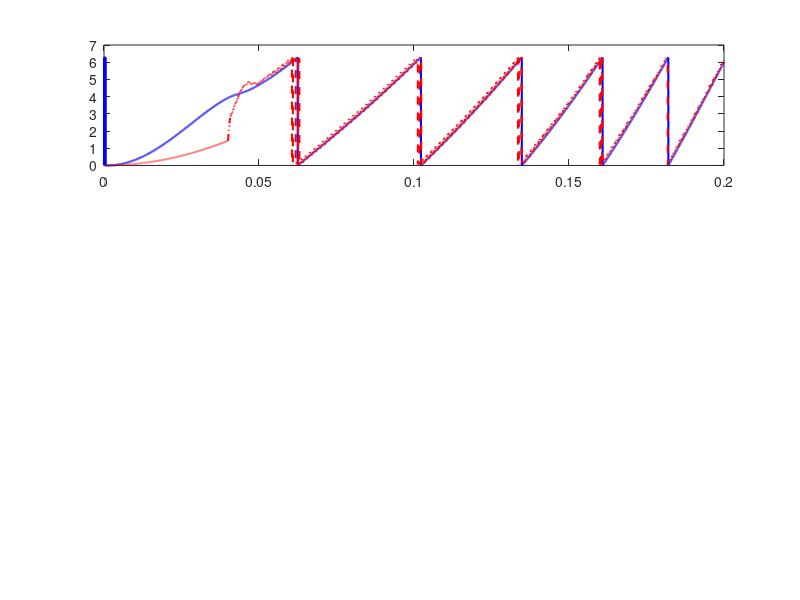

Write the MATLAB code that produced this figure. (Note: this script raises an error after producing the figure.)
% =======================================================================
% 【DAY14 终极连续平滑无超调版代码】
% 1. 依托 DAY12 物理大信号与平滑切轨架构。
% 2. 摒弃硬阈值判断，采用连续平滑函数动态压缩积分上限，根除超调与阶跃冲击。
% =======================================================================

clear; clc; close all;

%% 1. 离散仿真参数
fs = 10000; Ts = 1/fs; t_end = 0.2; dt = Ts/10; t = 0:dt:t_end; len = length(t);
Vdc = 120;  

%% 2. PMSM 电机物理大信号参数（完美对齐 DAY12）
R = 1.2; Ld = 0.005; Lq = 0.005; J = 0.001; Kt = 0.2; Pn = 4; Psif = Kt/Pn;
B = 0.002;

%% 3. 控制器与无感双闭环参数精整（温和阻尼设计）
zeta = 0.90; omega_n = 45;                     
Kp_speed = (2 * zeta * omega_n * J) / Kt;
Ki_speed = (omega_n^2 * J) / Kt;          
Kp_curr = 3.5;    Ki_curr = 150;    

% SMO 观测器参数：坚固的低速抗噪能力
l_gain = 35.0;     
epsilon = 0.40;    

% 二阶锁相环 PLL 参数
omega_pll = 250;
Kp_pll = 2 * 0.707 * omega_pll;
Ki_pll = omega_pll^2;

% 电机真实状态物理量初始化
speed_fdb = 0; theta_real = 0;
i_alpha = 0; i_beta = 0;         
err_speed_int = 0; err_id_int = 0; err_iq_int = 0;
V_d_cmd = 0; V_q_cmd = 0;

% SMO & PLL 状态量初始化
i_alpha_est = 0; i_beta_est = 0;
e_alpha_est = 0; e_beta_est = 0;
theta_est = 0; omega_e_est = 0; err_pll_int = 0;

% I/F 强启参数与平滑切轨时间定义
t_start_switch = 0.04;  
t_end_switch   = 0.06;  
omega_if_acc = 1800;    
theta_if = 0;         
omega_if = 0;         

switch_executed = false;
theta_ctrl = 0;
k_smooth = 0;          

%% 4. 全矩阵预分配数据日志
Real_Theta_Log   = zeros(1, len); 
Est_Theta_Log    = zeros(1, len);
Active_Theta_Log = zeros(1, len);
Speed_Ref_Log    = zeros(1, len); 
Speed_Fdb_Log    = zeros(1, len);
Id_Log           = zeros(1, len); 
Iq_Log           = zeros(1, len);
E_Alpha_Log      = zeros(1, len); 

%% 5. FOC 核心循环
for k = 1:len
    currentTime = k * dt;
    t_in_cycle = mod(currentTime, Ts);
    
    speed_ref = 80; 
    Tl = 0.3; 
    
    % I. 电机连续物理层演轨
    V_alpha = V_d_cmd * cos(theta_real) - V_q_cmd * sin(theta_real);
    V_beta  = V_d_cmd * sin(theta_real) + V_q_cmd * cos(theta_real);
    
    i_d_real =  i_alpha * cos(theta_real) + i_beta * sin(theta_real);
    i_q_real = -i_alpha * sin(theta_real) + i_beta * cos(theta_real);
    
    omega_e = speed_fdb * Pn;
    di_d = (1/Ld) * (V_d_cmd - R*i_d_real + omega_e*Lq*i_q_real);
    di_q = (1/Lq) * (V_q_cmd - R*i_q_real - omega_e*Ld*i_d_real - omega_e*Psif);
    
    i_d_real = i_d_real + di_d * dt;
    i_q_real = i_q_real + di_q * dt;
    
    i_alpha = i_d_real * cos(theta_real) - i_q_real * sin(theta_real);
    i_beta  = i_d_real * sin(theta_real) + i_q_real * cos(theta_real);
    
    Te = Pn * Kt * i_q_real;
    speed_fdb = speed_fdb + (dt/J) * (Te - Tl - B*speed_fdb);
    theta_real = mod(theta_real + omega_e * dt, 2*pi);
    
    % I/F 强制角度生成
    if currentTime < t_end_switch
        omega_if = omega_if + omega_if_acc * dt;
        theta_if = mod(theta_if + omega_if * dt, 2*pi);
    end
    
    % --- II. 控制层与解算层 ---
    if abs(t_in_cycle - Ts/2) < dt/2
        
        % 1. SMO 滑模电磁状态观测
        di_alpha_est = (1/Ld) * (V_alpha - R*i_alpha_est - e_alpha_est);
        di_beta_est  = (1/Ld) * (V_beta  - R*i_beta_est  - e_beta_est);
        
        i_alpha_est = i_alpha_est + di_alpha_est * Ts;
        i_beta_est  = i_beta_est  + di_beta_est * Ts;
        
        err_i_alpha = i_alpha_est - i_alpha;
        err_i_beta  = i_beta_est  - i_beta;
        
        e_alpha_raw = l_gain * tanh(err_i_alpha / epsilon);
        e_beta_raw  = l_gain * tanh(err_i_beta / epsilon);
        
        % 自适应低通滤波器
        speed_abs = abs(omega_e_est);
        m_filter = 0.0012 + (0.0038 - 0.0012) * exp(-speed_abs / 40.0);
        
        e_alpha_est = e_alpha_est + (Ts / m_filter) * (e_alpha_raw - e_alpha_est);
        e_beta_est  = e_beta_est  + (Ts / m_filter) * (e_beta_raw  - e_beta_est);
        
        % 二阶锁相环闭环解算
        err_theta = -e_alpha_est * cos(theta_est) - e_beta_est * sin(theta_est);
        err_pll_int = err_pll_int + err_theta * Ts;
        omega_e_est = Kp_pll * err_theta + Ki_pll * err_pll_int;
        theta_est = mod(theta_est + omega_e_est * Ts, 2*pi);
        
        % I/F 到 SMO 平滑切轨状态机
        if currentTime < t_start_switch
            k_smooth = 0;
            theta_ctrl = theta_if;
            theta_est = theta_if; 
            omega_e_est = omega_if;
            err_pll_int = omega_if / Ki_pll; 
        elseif currentTime >= t_start_switch && currentTime < t_end_switch
            k_smooth = (currentTime - t_start_switch) / (t_end_switch - t_start_switch);
            diff_theta = atan2(sin(theta_est - theta_if), cos(theta_est - theta_if));
            theta_ctrl = mod(theta_if + k_smooth * diff_theta, 2*pi);
        else
            k_smooth = 1;
            if ~switch_executed
                I_q_IF_active = 4.0; 
                err_speed_int = (I_q_IF_active - Kp_speed * (speed_ref - (omega_e_est/Pn))) / Ki_speed;
                switch_executed = true;
            end
            theta_ctrl = theta_est; 
        end
        
        % FOC 核心 Park 变换
        i_d_fdb =  i_alpha * cos(theta_ctrl) + i_beta * sin(theta_ctrl);
        i_q_fdb = -i_alpha * sin(theta_ctrl) + i_beta * cos(theta_ctrl);
        
        % 速度外环控制策略（完全平滑连续的动态限幅）
        if currentTime < t_start_switch
            I_q_cmd = 4.0; 
            omega_feedforward = omega_if;
        else
            speed_est_fdb = omega_e_est / Pn;
            err_speed = speed_ref - speed_est_fdb;
            
            % 标准积分累加
            err_speed_int = err_speed_int + err_speed * Ts;
            
            % 【核心修正】：采用连续 Sigmoid 映射平滑缩减积分上限，杜绝任何阶跃冲击
            smooth_weight = 1.0 / (1.0 + exp(0.15 * (speed_est_fdb - 65)));
            I_q_int_max = 2.0 + 2.5 * smooth_weight; % 从 4.5 平滑过渡到 2.0
            
            if err_speed_int > I_q_int_max
                err_speed_int = I_q_int_max;
            elseif err_speed_int < -I_q_int_max
                err_speed_int = -I_q_int_max;
            end
            
            I_q_feedforward = (Tl + B * speed_ref) / (Pn * Kt);
            I_q_cmd = Kp_speed * err_speed + Ki_speed * err_speed_int + I_q_feedforward;
            
            % 总输出限制
            I_q_max = 7.0;
            if I_q_cmd > I_q_max, I_q_cmd = I_q_max; elseif I_q_cmd < -I_q_max, I_q_cmd = -I_q_max; end
            
            omega_feedforward = omega_e_est;
        end
        
        % 电流内环解算
        err_id = 0 - i_d_fdb;
        err_iq = I_q_cmd - i_q_fdb;
        
        err_id_int = err_id_int + err_id * Ts;
        err_iq_int = err_iq_int + err_iq * Ts;
        
        V_d_PI = Kp_curr * err_id + Ki_curr * err_id_int;
        V_q_PI = Kp_curr * err_iq + Ki_curr * err_iq_int;
        
        V_d_unlim = V_d_PI - omega_feedforward * Lq * i_q_fdb;
        V_q_unlim = V_q_PI + omega_feedforward * Ld * i_d_fdb;
        
        V_limit = Vdc / sqrt(3); 
        if abs(V_d_unlim) > V_limit, V_d_cmd = sign(V_d_unlim) * V_limit; else, V_d_cmd = V_d_unlim; end
        V_max_q = sqrt(max(0, V_limit^2 - V_d_cmd^2));
        if abs(V_q_unlim) > V_max_q, V_q_cmd = sign(V_q_unlim) * V_max_q; else, V_q_cmd = V_q_unlim; end
    end
    
    % 数据日志记录
    Real_Theta_Log(k)   = theta_real;
    Est_Theta_Log(k)    = theta_est;
    Active_Theta_Log(k) = theta_ctrl; 
    Speed_Ref_Log(k)    = speed_ref;
    Speed_Fdb_Log(k)    = speed_fdb;
    Id_Log(k)           = i_d_real; 
    Iq_Log(k)           = i_q_real;
    E_Alpha_Log(k)      = e_alpha_est;
end

%% 6. 绘图验证
figure('Name', 'Day 14 - Fixed Zero-Speed Smooth Transition Matrix');
subplot(3,1,1); plot(t, Real_Theta_Log, 'b', 'LineWidth', 1.5); hold on;
plot(t, Est_Theta_Log, 'r--', 'LineWidth', 1.5);
xline(t_start_switch, 'k:', 'LineWidth', 1.5, 'Label', 'Switch Start');
xline(t_end_switch, 'k:', 'LineWidth', 1.5, 'Label', 'Switch End');
grid on; ylabel('Angle (rad)'); title('1. Position Tracking Matrix (Smooth Weighted Transition)');
legend('Real Theta', 'Estimated Theta', 'Location', 'southeast');

subplot(3,1,2); plot(t, Speed_Ref_Log, 'r--', 'LineWidth', 1.5); hold on;
plot(t, Speed_Fdb_Log, 'b', 'LineWidth', 1.5);
xline(t_start_switch, 'k:', 'LineWidth', 1.5);
xline(t_end_switch, 'k:', 'LineWidth', 1.5);
grid on; ylabel('Speed (rad/s)'); title('2. Speed Loop Dynamic Response & Trajectory Follow');
legend('Ref Speed', 'Fdb Speed', 'Location', 'southeast');

subplot(3,1,3); plot(t, E_Alpha_Log, 'g', 'LineWidth', 1.5); hold on;
xline(t_start_switch, 'k:', 'LineWidth', 1.5);
xline(t_end_switch, 'k:', 'LineWidth', 1.5);
grid on; ylabel('EMF (V)'); title('3. Estimated Back-EMF (Suppressed Chattering via Adaptive Smooth LPF)');
xlabel('Time (s)');
